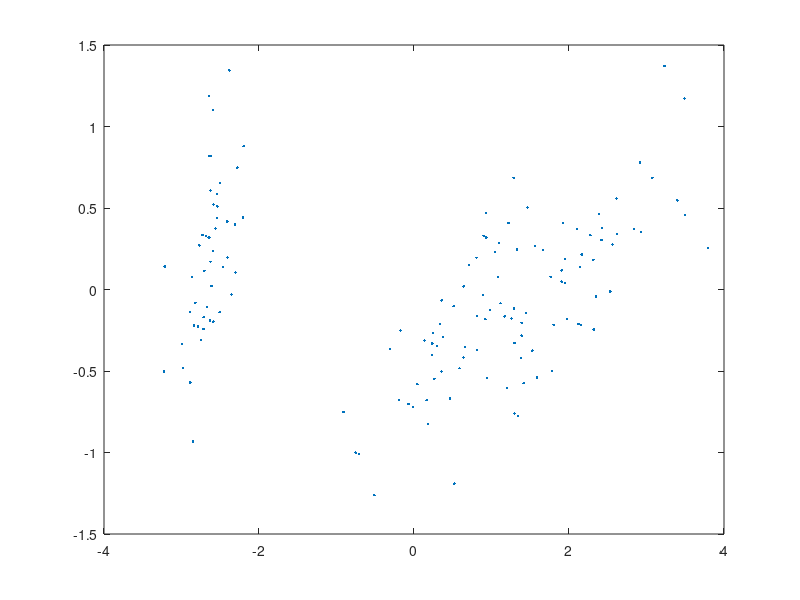

The MATLAB source for this figure:

iris = csvread('iris.csv');
%iyer = csvread('iyer');
%cho = csvread('cho');


[coeff, score, latent] = pca(iris);
iris_pca = score(:, 1:2);
plot(iris_pca(:,1), iris_pca(:,2),'.');